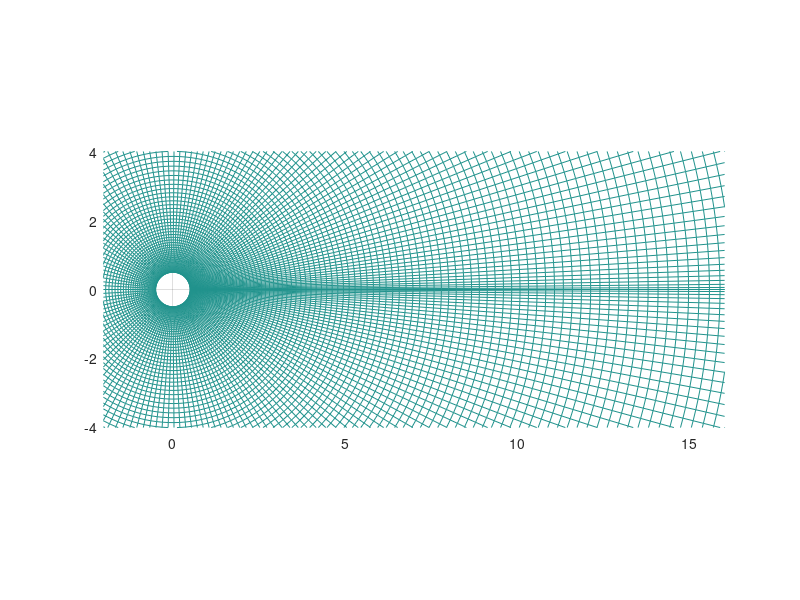

Source code (MATLAB):
% This code sets up the metrics for 
% laminar NS Equations given in curvilinear
% coordinates as defined/given by Garmann (AIAA J. Vol. 51, No: 9)
%
% The current pointer system is for a cylinder with O-grid topology. 
% However, it is straightforward to modify the computation of metrics to 
% other topologies like C-grids, etc. 
clear all;
close all;
%
imax = 181;
jmax = 181;
nmax = imax*jmax;
%
% Inner and outer radii for cylinder and far-field
inner_rad = 0.50;
outer_rad = 50.0;
%
% Model 2D, Incompressible, Laminar, NS equations in Generalized Coordinates
%
% Flow conditions
Re   = 100.0;
%
% The scheme should be stable for any timestep but in many cases if the
% initial guess/condition is far from the converged solution (think about
% this being similar to a Newton's method) the dtau value may need to be
% limited. A finite dtau effectively corresponds to underrelaxation in
% Newton's solution.
dtau = inf;
%
% Set dksi and deta
dksi = 1.0/(imax-1);
deta = 1.0/(jmax-1);
%
% Arrays for pointers
kc   = zeros(imax,jmax);
ke   = zeros(imax,jmax);
kw   = zeros(imax,jmax);
ks   = zeros(imax,jmax);
kn   = zeros(imax,jmax);
kne  = zeros(imax,jmax);
knw  = zeros(imax,jmax);
kse  = zeros(imax,jmax);
ksw  = zeros(imax,jmax);
%
% Initialize arrays for metrics
eta    = zeros(imax*jmax,1);
ksi    = zeros(imax*jmax,1);
x      = zeros(imax*jmax,1);
y      = zeros(imax*jmax,1);
Jac    = zeros(imax*jmax,1);
alfa   = zeros(imax*jmax,1);
beta   = zeros(imax*jmax,1);
gama   = zeros(imax*jmax,1);
P      = zeros(imax*jmax,1);
Q      = zeros(imax*jmax,1);
%
% Form the pointer system
for i = 1:imax
    for j = 1:jmax
        kc(i,j) = imax*(j-1) + i;
        ke(i,j) = kc(i,j) + 1;
        kw(i,j) = kc(i,j) - 1;
        kn(i,j) = kc(i,j) + imax;
        ks(i,j) = kc(i,j) - imax;
        %
        if i == 1
            kw(i,j) = kc(i,j) - 2 + imax;
        elseif i == imax
            ke(i,j) = kc(i,j) + 2 - imax;
        end
        %
        kne(i,j) = ke(i,j) + imax;
        knw(i,j) = kw(i,j) + imax;
        kse(i,j) = ke(i,j) - imax;
        ksw(i,j) = kw(i,j) - imax;
        %
        % Define mesh in computational domain
        ksi(kc(i,j),1) = dksi*(i-1);
        eta(kc(i,j),1) = deta*(j-1);
    end
end
%
% Generate the computational grid using cosine clustering near the
% boundaries. This will allow better resolution of the boundary layer. It
% will also reduce the number of grid nodes to model the problem.
%
% Define the cylinder mesh in physical domain.     %
alen    = zeros(jmax,1);
alen    = 0.0;
alen(2) = 1.0;
alen(3) = 2.0;
alen(4) = 3.0;
for j = 5:jmax
    alen(j) = alen(j-1) + (j-3)^1;
end
alen2 = zeros(imax,1);
alen2 = 0.0;
for i = 2:imax
    alen2(i) = alen2(i-1) + min(i-1,imax-i+1)^0.6;
end
alen  = alen/alen(jmax);
alen2 = alen2/alen2(imax);
%
for i = 1:imax
    for j = 1:jmax
        theta = 2*pi*(1 - alen2(i));
        rad   = inner_rad + (outer_rad - inner_rad)*alen(j);
        x(kc(i,j),1) = rad*cos(theta);
        y(kc(i,j),1) = rad*sin(theta);
    end
end
%
% Map the 1-D grid arrays to 2-D for plotting
for i = 1:imax
    for j = 1:jmax
        xg(i,j) = x(kc(i,j),1);
        yg(i,j) = y(kc(i,j),1);
    end
end
%
%Plot the computational mesh
figure(1);
mesh(xg,yg,0*xg);
axis([-2 16 -4 4]);
axis equal;
axis([-2 16 -4 4]);
view(0,90);
drawnow;
pause;
%
% First derivatives
dxdksi = zeros(imax*jmax,1);
dxdeta = zeros(imax*jmax,1);
dydksi = zeros(imax*jmax,1);
dydeta = zeros(imax*jmax,1);
%
% Second derivatives
ddxdksidksi = zeros(imax*jmax,1);
ddxdetadeta = zeros(imax*jmax,1);
ddxdksideta = zeros(imax*jmax,1);
ddydksidksi = zeros(imax*jmax,1);
ddydetadeta = zeros(imax*jmax,1);
ddydksideta = zeros(imax*jmax,1);
%
%
% Compute dxdksi, dydksi, dxdeta, dydeta, etc.
% Note that (x,y) and (xi,eta) are related to each other
% Inner points first - treat i = 1 and i = imax as inner since they
% correspond to the branch cut
for i = 1:imax
    for j = 2:jmax-1
        %
        % First derivatives
        dxdksi(kc(i,j),1) = (x(ke(i,j),1) - x(kw(i,j),1))/2/dksi;
        dydksi(kc(i,j),1) = (y(ke(i,j),1) - y(kw(i,j),1))/2/dksi;
        dxdeta(kc(i,j),1) = (x(kn(i,j),1) - x(ks(i,j),1))/2/deta;
        dydeta(kc(i,j),1) = (y(kn(i,j),1) - y(ks(i,j),1))/2/deta;
        %
        % Second derivatives
        ddxdksidksi(kc(i,j),1) = (x(ke(i,j),1) - 2*x(kc(i,j),1) + x(kw(i,j),1))/dksi^2;
        ddydksidksi(kc(i,j),1) = (y(ke(i,j),1) - 2*y(kc(i,j),1) + y(kw(i,j),1))/dksi^2;
        ddxdetadeta(kc(i,j),1) = (x(kn(i,j),1) - 2*x(kc(i,j),1) + x(ks(i,j),1))/deta^2;
        ddydetadeta(kc(i,j),1) = (y(kn(i,j),1) - 2*y(kc(i,j),1) + y(ks(i,j),1))/deta^2;
    end
end
%
% Bottom Boundary (xi-derivatives)
for i = 1:imax
    for j = 1:1
        dxdksi(kc(i,j),1) = (x(ke(i,j),1) - x(kw(i,j),1))/2/dksi;
        dydksi(kc(i,j),1) = (y(ke(i,j),1) - y(kw(i,j),1))/2/dksi;
        %
        ddxdksidksi(kc(i,j),1) = (x(ke(i,j),1) - 2*x(kc(i,j),1) + x(kw(i,j),1))/dksi^2;
        ddydksidksi(kc(i,j),1) = (y(ke(i,j),1) - 2*y(kc(i,j),1) + y(kw(i,j),1))/dksi^2;
    end
end
%
% Bottom Boundary (eta-derivatives)
for i = 1:imax
    for j = 1:1
        dxdeta(kc(i,j),1) = (-3*x(kc(i,j),1) + 4*x(kn(i,j),1) - x(kn(i,j+1),1))/2/deta;
        dydeta(kc(i,j),1) = (-3*y(kc(i,j),1) + 4*y(kn(i,j),1) - y(kn(i,j+1),1))/2/deta;
        %
        ddxdetadeta(kc(i,j),1) = (2*x(kc(i,j),1) - 5*x(kn(i,j),1) + 4*x(kn(i,j+1),1) - x(kn(i,j+2),1))/deta^2;
        ddydetadeta(kc(i,j),1) = (2*y(kc(i,j),1) - 5*y(kn(i,j),1) + 4*y(kn(i,j+1),1) - y(kn(i,j+2),1))/deta^2;
    end
end
%
% Top Boundary (xi-derivatives)
for i = 1:imax
    for j = jmax:jmax
        dxdksi(kc(i,j),1) = (x(ke(i,j),1) - x(kw(i,j),1))/2/dksi;
        dydksi(kc(i,j),1) = (y(ke(i,j),1) - y(kw(i,j),1))/2/dksi;
        %
        ddxdksidksi(kc(i,j),1) = (x(ke(i,j),1) - 2*x(kc(i,j),1) + x(kw(i,j),1))/dksi^2;
        ddydksidksi(kc(i,j),1) = (y(ke(i,j),1) - 2*y(kc(i,j),1) + y(kw(i,j),1))/dksi^2;
    end
end
%
% Top Boundary (eta-derivatives)
for i = 1:imax
    for j = jmax:jmax
        dxdeta(kc(i,j),1) = ( 3*x(kc(i,j),1) - 4*x(ks(i,j),1) + x(ks(i,j-1),1))/2/deta;
        dydeta(kc(i,j),1) = ( 3*y(kc(i,j),1) - 4*y(ks(i,j),1) + y(ks(i,j-1),1))/2/deta;
        %
        ddxdetadeta(kc(i,j),1) = (2*x(kc(i,j),1) - 5*x(ks(i,j),1) + 4*x(ks(i,j-1),1) - x(ks(i,j-2),1))/deta^2;
        ddydetadeta(kc(i,j),1) = (2*y(kc(i,j),1) - 5*y(ks(i,j),1) + 4*y(ks(i,j-1),1) - y(ks(i,j-2),1))/deta^2;
    end
end
%
% Cross-derivatives everywhere
for i = 1:imax
    for j = 1:jmax
        ddxdksideta(kc(i,j),1) = (dxdeta(ke(i,j),1) - dxdeta(kw(i,j),1))/2/dksi;
        ddydksideta(kc(i,j),1) = (dydeta(ke(i,j),1) - dydeta(kw(i,j),1))/2/dksi;
    end
end
%
% Compute the Jacobian of transformation using physical coordinates (x,y)
for i = 1:imax
    for j = 1:jmax
        Jac(kc(i,j),1)  = 1.0/(dxdksi(kc(i,j),1)*dydeta(kc(i,j),1) - dxdeta(kc(i,j),1)*dydksi(kc(i,j),1));
    end
end
%
% Now do the transformation metrics for the computational coor. (xi,eta)
% dksidx, dksidy, detadx, detady as well as the coefficients, alfa, beta,
% gama, P, and Q as defined by Garmann
for i = 1:imax
    for j = 1:jmax
        k = kc(i,j);
        dksidx(k,1) = Jac(k,1)*dydeta(k,1);
        dksidy(k,1) =-Jac(k,1)*dxdeta(k,1);
        detadx(k,1) =-Jac(k,1)*dydksi(k,1);
        detady(k,1) = Jac(k,1)*dxdksi(k,1);
        %
        alfa(k,1) = dksidx(k,1)^2 + dksidy(k,1)^2;
        beta(k,1) = detadx(k,1)^2 + detady(k,1)^2;
        gama(k,1) = dksidx(k,1)*detadx(k) + dksidy(k)*detady(k);
        %
        P(k,1)    =-( 1*alfa(k,1)*(ddxdksidksi(k,1)*dksidx(k,1) + ddydksidksi(k,1)*dksidy(k,1))...
                     +2*gama(k,1)*(ddxdksideta(k,1)*dksidx(k,1) + ddydksideta(k,1)*dksidy(k,1))...
                     +1*beta(k,1)*(ddxdetadeta(k,1)*dksidx(k,1) + ddydetadeta(k,1)*dksidy(k,1)));
        %       
        Q(k,1)    =-( 1*alfa(k,1)*(ddxdksidksi(k,1)*detadx(k,1) + ddydksidksi(k,1)*detady(k,1))...
                     +2*gama(k,1)*(ddxdksideta(k,1)*detadx(k,1) + ddydksideta(k,1)*detady(k,1))...
                     +1*beta(k,1)*(ddxdetadeta(k,1)*detadx(k,1) + ddydetadeta(k,1)*detady(k,1)));
    end
end
%
% Now you're ready for the CFD part

